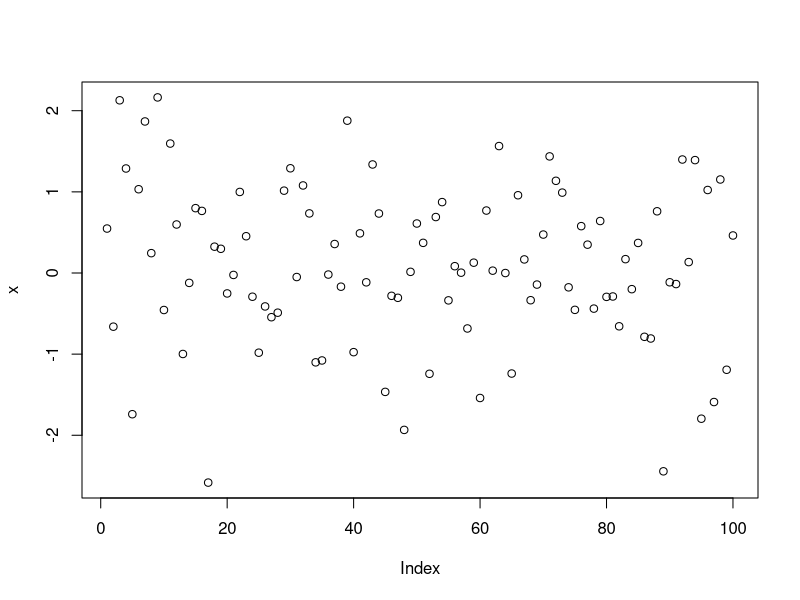

The R source for this figure:
## ---- chunk 1
x <- rnorm(100)
mean(x)
## ---- chunk 2
plot(x)
